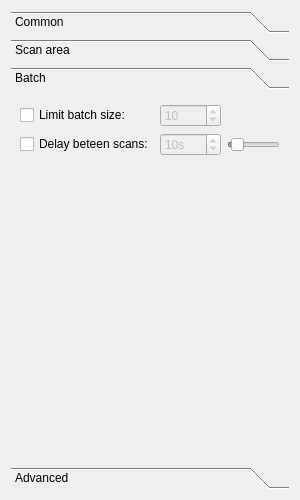
<?xml version="1.0" encoding="UTF-8"?>
<ui version="4.0">
 <class>OptionsWidget</class>
 <widget class="QWidget" name="OptionsWidget">
  <property name="geometry">
   <rect>
    <x>0</x>
    <y>0</y>
    <width>300</width>
    <height>500</height>
   </rect>
  </property>
  <property name="sizePolicy">
   <sizepolicy hsizetype="Preferred" vsizetype="Expanding">
    <horstretch>0</horstretch>
    <verstretch>0</verstretch>
   </sizepolicy>
  </property>
  <property name="minimumSize">
   <size>
    <width>300</width>
    <height>250</height>
   </size>
  </property>
  <layout class="QVBoxLayout" name="verticalLayout">
   <item>
    <widget class="QToolBox" name="toolBox">
     <property name="currentIndex">
      <number>2</number>
     </property>
     <widget class="QWidget" name="common">
      <property name="geometry">
       <rect>
        <x>0</x>
        <y>0</y>
        <width>290</width>
        <height>335</height>
       </rect>
      </property>
      <attribute name="label">
       <string>Common</string>
      </attribute>
      <layout class="QGridLayout" name="gridLayout">
       <item row="1" column="0">
        <spacer name="hs4">
         <property name="orientation">
          <enum>Qt::Horizontal</enum>
         </property>
         <property name="sizeHint" stdset="0">
          <size>
           <width>40</width>
           <height>20</height>
          </size>
         </property>
        </spacer>
       </item>
       <item row="1" column="1">
        <widget class="QLabel" name="lMode">
         <property name="text">
          <string>Color mode:</string>
         </property>
        </widget>
       </item>
       <item row="0" column="3">
        <widget class="QComboBox" name="coSource"/>
       </item>
       <item row="1" column="3">
        <widget class="QComboBox" name="coMode"/>
       </item>
       <item row="0" column="4" rowspan="3">
        <spacer name="hs1">
         <property name="orientation">
          <enum>Qt::Horizontal</enum>
         </property>
         <property name="sizeHint" stdset="0">
          <size>
           <width>40</width>
           <height>20</height>
          </size>
         </property>
        </spacer>
       </item>
       <item row="3" column="1" colspan="4">
        <spacer name="vs1">
         <property name="orientation">
          <enum>Qt::Vertical</enum>
         </property>
         <property name="sizeHint" stdset="0">
          <size>
           <width>20</width>
           <height>40</height>
          </size>
         </property>
        </spacer>
       </item>
       <item row="2" column="3">
        <widget class="QComboBox" name="coResolution"/>
       </item>
       <item row="0" column="1">
        <widget class="QLabel" name="lSource">
         <property name="text">
          <string>Document source:</string>
         </property>
        </widget>
       </item>
       <item row="2" column="1">
        <widget class="QLabel" name="lResolution">
         <property name="text">
          <string>Resolution:</string>
         </property>
        </widget>
       </item>
       <item row="1" column="5">
        <spacer name="hs7">
         <property name="orientation">
          <enum>Qt::Horizontal</enum>
         </property>
         <property name="sizeHint" stdset="0">
          <size>
           <width>40</width>
           <height>20</height>
          </size>
         </property>
        </spacer>
       </item>
      </layout>
     </widget>
     <widget class="QWidget" name="scanArea">
      <property name="geometry">
       <rect>
        <x>0</x>
        <y>0</y>
        <width>288</width>
        <height>356</height>
       </rect>
      </property>
      <attribute name="label">
       <string>Scan area</string>
      </attribute>
      <layout class="QGridLayout" name="gridLayout_3">
       <item row="3" column="2">
        <widget class="QDoubleSpinBox" name="bottomRightY"/>
       </item>
       <item row="1" column="1">
        <widget class="QLabel" name="sal2">
         <property name="text">
          <string>Top Left Y:</string>
         </property>
        </widget>
       </item>
       <item row="2" column="1">
        <widget class="QLabel" name="sal3">
         <property name="text">
          <string>Bottom Right X:</string>
         </property>
        </widget>
       </item>
       <item row="4" column="2">
        <spacer name="vs3">
         <property name="orientation">
          <enum>Qt::Vertical</enum>
         </property>
         <property name="sizeHint" stdset="0">
          <size>
           <width>0</width>
           <height>0</height>
          </size>
         </property>
        </spacer>
       </item>
       <item row="1" column="0">
        <spacer name="hs5">
         <property name="orientation">
          <enum>Qt::Horizontal</enum>
         </property>
         <property name="sizeHint" stdset="0">
          <size>
           <width>0</width>
           <height>0</height>
          </size>
         </property>
        </spacer>
       </item>
       <item row="3" column="1">
        <widget class="QLabel" name="sal4">
         <property name="text">
          <string>Bottom Right Y:</string>
         </property>
        </widget>
       </item>
       <item row="1" column="3">
        <spacer name="hs3">
         <property name="orientation">
          <enum>Qt::Horizontal</enum>
         </property>
         <property name="sizeHint" stdset="0">
          <size>
           <width>0</width>
           <height>0</height>
          </size>
         </property>
        </spacer>
       </item>
       <item row="2" column="2">
        <widget class="QDoubleSpinBox" name="bottomRightX"/>
       </item>
       <item row="0" column="2">
        <widget class="QDoubleSpinBox" name="topLeftX"/>
       </item>
       <item row="1" column="2">
        <widget class="QDoubleSpinBox" name="topLeftY"/>
       </item>
       <item row="0" column="1">
        <widget class="QLabel" name="sal1">
         <property name="text">
          <string>Top Left X:</string>
         </property>
        </widget>
       </item>
       <item row="1" column="4">
        <spacer name="hs6">
         <property name="orientation">
          <enum>Qt::Horizontal</enum>
         </property>
         <property name="sizeHint" stdset="0">
          <size>
           <width>0</width>
           <height>0</height>
          </size>
         </property>
        </spacer>
       </item>
      </layout>
     </widget>
     <widget class="QWidget" name="batch">
      <property name="geometry">
       <rect>
        <x>0</x>
        <y>0</y>
        <width>325</width>
        <height>335</height>
       </rect>
      </property>
      <attribute name="label">
       <string>Batch</string>
      </attribute>
      <layout class="QGridLayout" name="gridLayout_2">
       <item row="0" column="1">
        <widget class="QSpinBox" name="batchMax">
         <property name="enabled">
          <bool>false</bool>
         </property>
         <property name="minimum">
          <number>1</number>
         </property>
         <property name="maximum">
          <number>65536</number>
         </property>
         <property name="value">
          <number>10</number>
         </property>
        </widget>
       </item>
       <item row="1" column="1">
        <widget class="QSpinBox" name="batchDelay">
         <property name="enabled">
          <bool>false</bool>
         </property>
         <property name="suffix">
          <string>s</string>
         </property>
         <property name="maximum">
          <number>120</number>
         </property>
         <property name="value">
          <number>10</number>
         </property>
        </widget>
       </item>
       <item row="0" column="0">
        <widget class="QCheckBox" name="batchMaxCB">
         <property name="text">
          <string>Limit batch size:</string>
         </property>
        </widget>
       </item>
       <item row="0" column="2">
        <spacer name="hs2">
         <property name="orientation">
          <enum>Qt::Horizontal</enum>
         </property>
         <property name="sizeHint" stdset="0">
          <size>
           <width>40</width>
           <height>20</height>
          </size>
         </property>
        </spacer>
       </item>
       <item row="1" column="2">
        <widget class="QSlider" name="batchDelayS">
         <property name="enabled">
          <bool>false</bool>
         </property>
         <property name="maximum">
          <number>120</number>
         </property>
         <property name="value">
          <number>10</number>
         </property>
         <property name="orientation">
          <enum>Qt::Horizontal</enum>
         </property>
        </widget>
       </item>
       <item row="1" column="0">
        <widget class="QCheckBox" name="batchDelayCB">
         <property name="text">
          <string>Delay beteen scans:</string>
         </property>
        </widget>
       </item>
       <item row="2" column="1">
        <spacer name="vs2">
         <property name="orientation">
          <enum>Qt::Vertical</enum>
         </property>
         <property name="sizeHint" stdset="0">
          <size>
           <width>0</width>
           <height>0</height>
          </size>
         </property>
        </spacer>
       </item>
      </layout>
     </widget>
     <widget class="QWidget" name="advanced">
      <property name="geometry">
       <rect>
        <x>0</x>
        <y>0</y>
        <width>288</width>
        <height>356</height>
       </rect>
      </property>
      <attribute name="label">
       <string>Advanced</string>
      </attribute>
      <layout class="QVBoxLayout" name="verticalLayout_2">
       <item>
        <spacer name="verticalSpacer">
         <property name="orientation">
          <enum>Qt::Vertical</enum>
         </property>
         <property name="sizeHint" stdset="0">
          <size>
           <width>0</width>
           <height>0</height>
          </size>
         </property>
        </spacer>
       </item>
      </layout>
     </widget>
    </widget>
   </item>
  </layout>
 </widget>
 <resources/>
 <connections>
  <connection>
   <sender>batchDelay</sender>
   <signal>valueChanged(int)</signal>
   <receiver>batchDelayS</receiver>
   <slot>setValue(int)</slot>
   <hints>
    <hint type="sourcelabel">
     <x>259</x>
     <y>335</y>
    </hint>
    <hint type="destinationlabel">
     <x>399</x>
     <y>334</y>
    </hint>
   </hints>
  </connection>
  <connection>
   <sender>batchDelayS</sender>
   <signal>valueChanged(int)</signal>
   <receiver>batchDelay</receiver>
   <slot>setValue(int)</slot>
   <hints>
    <hint type="sourcelabel">
     <x>399</x>
     <y>334</y>
    </hint>
    <hint type="destinationlabel">
     <x>259</x>
     <y>335</y>
    </hint>
   </hints>
  </connection>
  <connection>
   <sender>coMode</sender>
   <signal>currentIndexChanged(int)</signal>
   <receiver>OptionsWidget</receiver>
   <slot>modeUpdated()</slot>
   <hints>
    <hint type="sourcelabel">
     <x>221</x>
     <y>100</y>
    </hint>
    <hint type="destinationlabel">
     <x>243</x>
     <y>260</y>
    </hint>
   </hints>
  </connection>
  <connection>
   <sender>coResolution</sender>
   <signal>currentIndexChanged(int)</signal>
   <receiver>OptionsWidget</receiver>
   <slot>resolutionUpdated()</slot>
   <hints>
    <hint type="sourcelabel">
     <x>221</x>
     <y>139</y>
    </hint>
    <hint type="destinationlabel">
     <x>243</x>
     <y>260</y>
    </hint>
   </hints>
  </connection>
  <connection>
   <sender>coSource</sender>
   <signal>currentIndexChanged(int)</signal>
   <receiver>OptionsWidget</receiver>
   <slot>sourceUpdated()</slot>
   <hints>
    <hint type="sourcelabel">
     <x>221</x>
     <y>61</y>
    </hint>
    <hint type="destinationlabel">
     <x>243</x>
     <y>260</y>
    </hint>
   </hints>
  </connection>
  <connection>
   <sender>batchDelayCB</sender>
   <signal>clicked()</signal>
   <receiver>OptionsWidget</receiver>
   <slot>batchSettingsUpdated()</slot>
   <hints>
    <hint type="sourcelabel">
     <x>107</x>
     <y>133</y>
    </hint>
    <hint type="destinationlabel">
     <x>243</x>
     <y>260</y>
    </hint>
   </hints>
  </connection>
  <connection>
   <sender>batchMaxCB</sender>
   <signal>clicked()</signal>
   <receiver>OptionsWidget</receiver>
   <slot>batchSettingsUpdated()</slot>
   <hints>
    <hint type="sourcelabel">
     <x>107</x>
     <y>94</y>
    </hint>
    <hint type="destinationlabel">
     <x>243</x>
     <y>260</y>
    </hint>
   </hints>
  </connection>
  <connection>
   <sender>batchDelay</sender>
   <signal>valueChanged(int)</signal>
   <receiver>OptionsWidget</receiver>
   <slot>batchSettingsUpdated()</slot>
   <hints>
    <hint type="sourcelabel">
     <x>253</x>
     <y>133</y>
    </hint>
    <hint type="destinationlabel">
     <x>243</x>
     <y>260</y>
    </hint>
   </hints>
  </connection>
  <connection>
   <sender>batchMax</sender>
   <signal>valueChanged(int)</signal>
   <receiver>OptionsWidget</receiver>
   <slot>batchSettingsUpdated()</slot>
   <hints>
    <hint type="sourcelabel">
     <x>253</x>
     <y>94</y>
    </hint>
    <hint type="destinationlabel">
     <x>243</x>
     <y>260</y>
    </hint>
   </hints>
  </connection>
  <connection>
   <sender>topLeftX</sender>
   <signal>valueChanged(double)</signal>
   <receiver>OptionsWidget</receiver>
   <slot>scanAreaUpdated()</slot>
   <hints>
    <hint type="sourcelabel">
     <x>264</x>
     <y>94</y>
    </hint>
    <hint type="destinationlabel">
     <x>243</x>
     <y>260</y>
    </hint>
   </hints>
  </connection>
  <connection>
   <sender>topLeftY</sender>
   <signal>valueChanged(double)</signal>
   <receiver>OptionsWidget</receiver>
   <slot>scanAreaUpdated()</slot>
   <hints>
    <hint type="sourcelabel">
     <x>264</x>
     <y>133</y>
    </hint>
    <hint type="destinationlabel">
     <x>243</x>
     <y>260</y>
    </hint>
   </hints>
  </connection>
  <connection>
   <sender>bottomRightX</sender>
   <signal>valueChanged(double)</signal>
   <receiver>OptionsWidget</receiver>
   <slot>scanAreaUpdated()</slot>
   <hints>
    <hint type="sourcelabel">
     <x>264</x>
     <y>172</y>
    </hint>
    <hint type="destinationlabel">
     <x>243</x>
     <y>260</y>
    </hint>
   </hints>
  </connection>
  <connection>
   <sender>bottomRightY</sender>
   <signal>valueChanged(double)</signal>
   <receiver>OptionsWidget</receiver>
   <slot>scanAreaUpdated()</slot>
   <hints>
    <hint type="sourcelabel">
     <x>264</x>
     <y>211</y>
    </hint>
    <hint type="destinationlabel">
     <x>243</x>
     <y>260</y>
    </hint>
   </hints>
  </connection>
 </connections>
 <slots>
  <signal>scanAreaHasUpdated(QRect)</signal>
  <signal>optionsReloaded()</signal>
  <slot>sourceUpdated()</slot>
  <slot>modeUpdated()</slot>
  <slot>resolutionUpdated()</slot>
  <slot>batchSettingsUpdated()</slot>
  <slot>scanAreaUpdated()</slot>
 </slots>
</ui>
